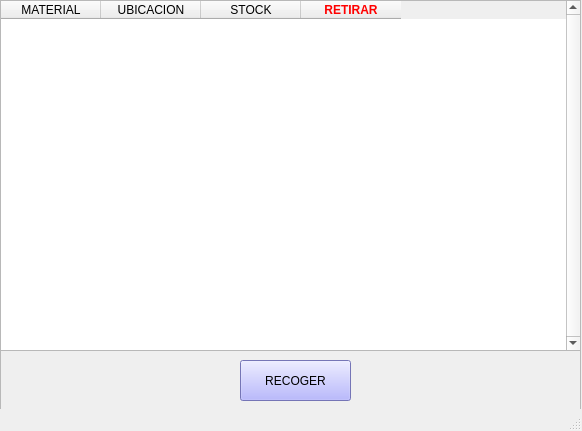
<?xml version="1.0" encoding="UTF-8"?>
<ui version="4.0">
 <class>MainWindow</class>
 <widget class="QMainWindow" name="MainWindow">
  <property name="geometry">
   <rect>
    <x>0</x>
    <y>0</y>
    <width>582</width>
    <height>431</height>
   </rect>
  </property>
  <property name="windowTitle">
   <string>BuscarMaterial</string>
  </property>
  <widget class="QWidget" name="centralwidget">
   <widget class="QFrame" name="frame">
    <property name="geometry">
     <rect>
      <x>0</x>
      <y>0</y>
      <width>581</width>
      <height>431</height>
     </rect>
    </property>
    <property name="frameShape">
     <enum>QFrame::StyledPanel</enum>
    </property>
    <property name="frameShadow">
     <enum>QFrame::Raised</enum>
    </property>
    <widget class="QTableWidget" name="tableWidget">
     <property name="geometry">
      <rect>
       <x>0</x>
       <y>0</y>
       <width>581</width>
       <height>351</height>
      </rect>
     </property>
     <property name="verticalScrollBarPolicy">
      <enum>Qt::ScrollBarAlwaysOn</enum>
     </property>
     <column>
      <property name="text">
       <string>MATERIAL</string>
      </property>
     </column>
     <column>
      <property name="text">
       <string>UBICACION</string>
      </property>
     </column>
     <column>
      <property name="text">
       <string>STOCK</string>
      </property>
     </column>
     <column>
      <property name="text">
       <string>RETIRAR</string>
      </property>
      <property name="font">
       <font>
        <weight>75</weight>
        <bold>true</bold>
       </font>
      </property>
      <property name="background">
       <color>
        <red>255</red>
        <green>255</green>
        <blue>127</blue>
       </color>
      </property>
      <property name="foreground">
       <brush brushstyle="SolidPattern">
        <color alpha="255">
         <red>255</red>
         <green>0</green>
         <blue>0</blue>
        </color>
       </brush>
      </property>
     </column>
    </widget>
    <widget class="QPushButton" name="btn_Recoger">
     <property name="geometry">
      <rect>
       <x>240</x>
       <y>360</y>
       <width>111</width>
       <height>41</height>
      </rect>
     </property>
     <property name="styleSheet">
      <string notr="true">background-color:rgb(164, 164, 255);
font: 11pt &quot;MS Shell Dlg 2&quot;;
color: rgb(0, 0, 0)</string>
     </property>
     <property name="text">
      <string>RECOGER</string>
     </property>
    </widget>
   </widget>
  </widget>
  <widget class="QStatusBar" name="statusbar"/>
 </widget>
 <resources/>
 <connections/>
</ui>
